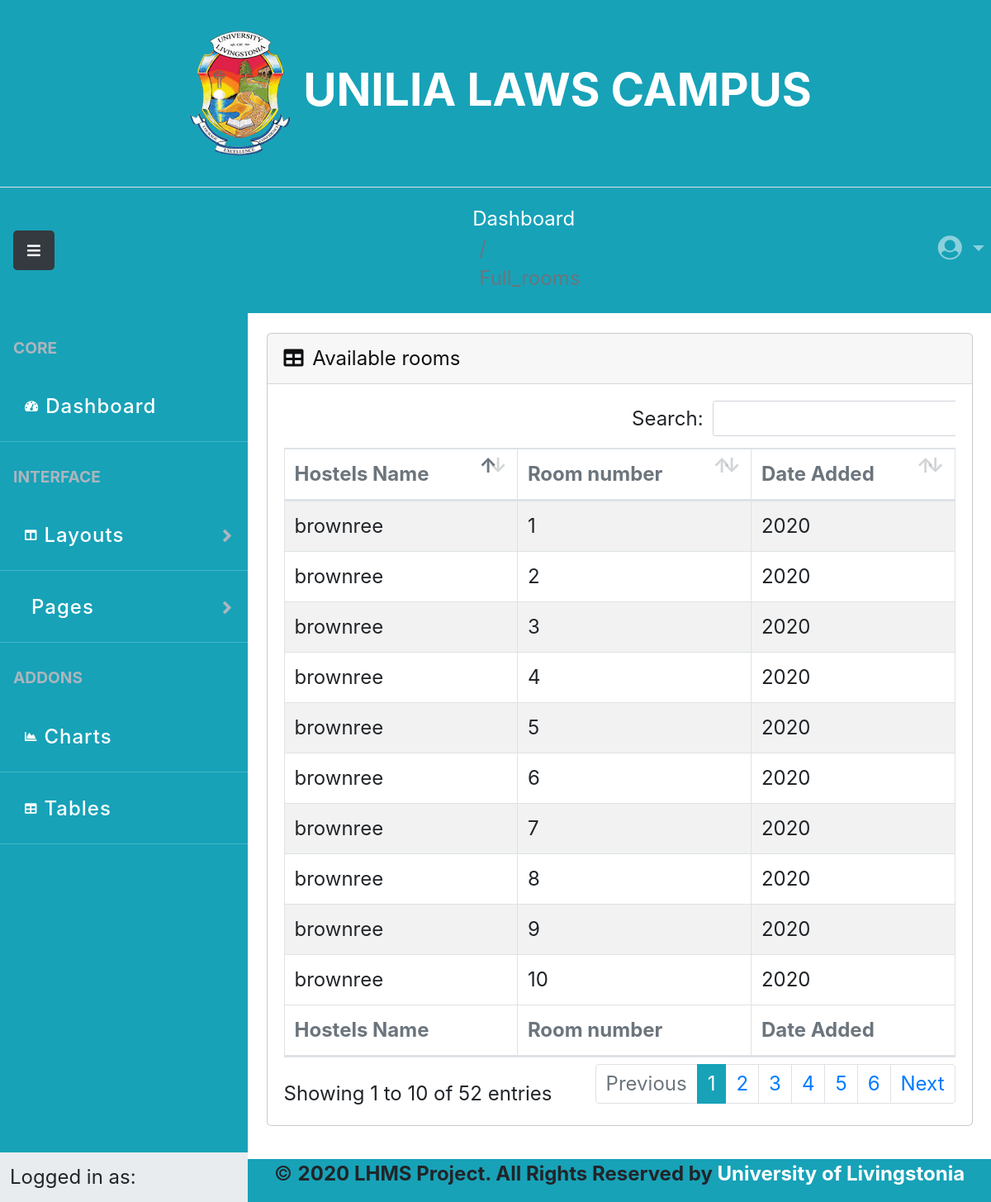
The app's page /allocated_rooms.php with its own data.
### tables this page shows
CREATE TABLE `room` (
  `id` int(11) NOT NULL,
  `Hostel_id` int(10) NOT NULL,
  `Hostel_name` varchar(100) NOT NULL,
  `Room_No` int(10) NOT NULL,
  `Is_full` tinyint(1) DEFAULT 0,
  `Date_added` int(11) NOT NULL
);

### allocated_rooms.php (the view, shortened to what this page needs)
<?php
 require 'includes/config.inc.php';
?>
<!DOCTYPE html>
<html lang="en">
<head>
	<link rel="stylesheet" href="web_warden/css_home/bootstrap.css">
	<link rel="stylesheet" href="web_home/css_home/fontawesome-all.css">
    <link rel="stylesheet" href="DataTables/DataTables-1.10.21/css/dataTables.bootstrap4.min.css">
    <link rel="stylesheet" href="DataTables/Buttons-1.6.3/css/buttons.bootstrap4.min.css">
	<link rel="stylesheet" href="web_home/css_home/flexslider.css" type="text/css" media="screen" property="" />
</head>
<header>
<nav class="navbar navbar-expand-lg navbar-dark bg-info">
    <div class="collapse navbar-collapse justify-content-md-center" id="navbarsExample08">
        <ul class="navbar-nav">
            <li class="nav-item active">
            <li class="nav-item active">
                <a class="nav-link display-4" href="#" style='font-weight: bolder;font-size:55px'><img src="logo2.png" width="150" dclass="img-logo">UNILIA LAWS CAMPUS </a>
            </li>
        </ul>
    </div>
</nav>
<nav class="navbar navbar-expand-lg navbar-dark bg-info border-top">
<div id="content">
<button class="btn btn-link btn-lg order-1 order-lg-1 bg-dark"  style="font-weight:20px" id="sidebarToggle" href="#"><i class="fas fa-bars" style="color: white; font-size:large; cursor:pointer"></i></button>
            </div>
  <div class="collapse navbar-collapse justify-content-md-center"  style="margin-left:42%;" id="navbarsExample08">
        <ul class="navbar-nav">
        <ol class="breadcrumb bg-info mb-1 ">
                           <li class="breadcrumb-item"><a href="warden-home1.php">Dashboard</a></li>
                           <li class="breadcrumb-item active">Full_rooms</li>
                       </ol>
        </ul>
    </div>
    <div style="margin-left:35%;" id="navbarsExample08">
        <ul class="navbar-nav">
                    <li class="nav-item dropdown">
					 <a class="nav-link dropdown-toggle" href="#" id="dropdown07XL" data-toggle="dropdown" aria-expanded="false"><i class="fas fa-user-circle" style="font-size:30px"></i> <?php echo $_SESSION['username']; ?>
                </li>
        </ul>
    </div>
</nav>
</header>
<body>
<div id="layoutSidenav">
            <div id="layoutSidenav_nav">
                <nav class="sb-sidenav accordion sb-sidenav-light " id="sidenavAccordion">
                    <div class="sb-sidenav-menu">
                        <div class="nav">
                            <div class="sb-sidenav-menu-heading">CORE</div>
                            <a class="nav-link" href="index.html">
                                <div class="sb-nav-link-icon"><i class="fas fa-tachometer-alt"></i></div>
                                Dashboard
                            </a>
                            <div class="sb-sidenav-menu-heading">Interface</div>
                            <a class="nav-link collapsed" href="#" data-toggle="collapse" data-target="#collapseLayouts" aria-expanded="false" aria-controls="collapseLayouts">
                                <div class="sb-nav-link-icon"><i class="fas fa-columns"></i></div>
                                Layouts
                                <div class="sb-sidenav-collapse-arrow"><i class="fas fa-angle-down"></i></div>
                            </a>
                            <a class="nav-link collapsed" href="#" data-toggle="collapse" data-target="#collapsePages" aria-expanded="false" aria-controls="collapsePages">
                                Pages
                                <div class="sb-sidenav-collapse-arrow"><i class="fas fa-angle-down"></i></div>
                            </a>
                            <div class="sb-sidenav-menu-heading">Addons</div>
                            <a class="nav-link" href="charts.html">
                                <div class="sb-nav-link-icon"><i class="fas fa-chart-area"></i></div>
                                Charts
                            </a>
                            <a class="nav-link" href="tables.html">
                                <div class="sb-nav-link-icon"><i class="fas fa-table"></i></div>
                                Tables
                            </a>
                        </div>
                    </div>
                    <div class="sb-sidenav-footer">
                        <div class="midium">Logged in as: <?php echo $_SESSION['username']; ?></div>
                    </div>
				</nav>
			</div>
			<div id="layoutSidenav_content">
			<main>
			<div class="container-fluid mt-4 mb-3">
            <div class="panel panel-default">
<div id="container" class="row justify-content-md-center">
                 <div class="card mb-4" style="width:95%">
                            <div class="card-header">
                                <i class="fas fa-table mr-1"></i>
                                Available rooms
                            </div>
                            <div class="card-body">
                <div class="table-responsive">
										<div class="table-responsive">
						<table id="example" class="table table-hover table-inverse  table-bordered table-center table-striped mt-2 border-top" style="font-size:24px; align-content:center;width:100%;">
							<thead class="thread-inverse">
							<tr class="text-secondary">
													<th>Hostels Name</th>
                                                    <th>Room number</th>
                                                    <th>Date Added</th>
												</tr>
							</thead>
							<tbody>
								<?php
									$select = "SELECT * FROM room WHERE is_full=0  ";
									$sdb = mysqli_query($conn,$select);
										while($row = mysqli_fetch_array($sdb)){
											echo'
												<tr>
												<td>'.$row['Hostel_name'].'</td>
												<td>'.$row['Room_No'].'</td>
												<td>'.$row['Date_added'].'</td>
												</tr>
												';
										}
									?>
                            </tbody>
                                            <tfoot>
                                            <thead class="thread-inverse">
							                        <tr class="text-secondary">
                                                    <th>Hostels Name</th>
                                                    <th>Room number</th>
                                                    <th>Date Added</th>
                                                    </tfoot>
 					 </table>
										</div>
</main>
                </body>
                <footer class=" navbar-dark bg-info" style="margin-bottom:0; text-align:center">
			<p class="copyright-agileinfo"> &copy; <b>2020 LHMS Project. All Rights Reserved  by <a href="#">University of Livingstonia<b></a></p>
                </footer>

### records on screen
room: Hostel_name "brownree", Room_No "1", Date_added "2020"
room: Hostel_name "brownree", Room_No "2", Date_added "2020"
room: Hostel_name "brownree", Room_No "3", Date_added "2020"
room: Hostel_name "brownree", Room_No "4", Date_added "2020"
room: Hostel_name "brownree", Room_No "5", Date_added "2020"
room: Hostel_name "brownree", Room_No "6", Date_added "2020"
room: Hostel_name "brownree", Room_No "7", Date_added "2020"
room: Hostel_name "brownree", Room_No "8", Date_added "2020"
room: Hostel_name "brownree", Room_No "9", Date_added "2020"
room: Hostel_name "brownree", Room_No "10", Date_added "2020"
